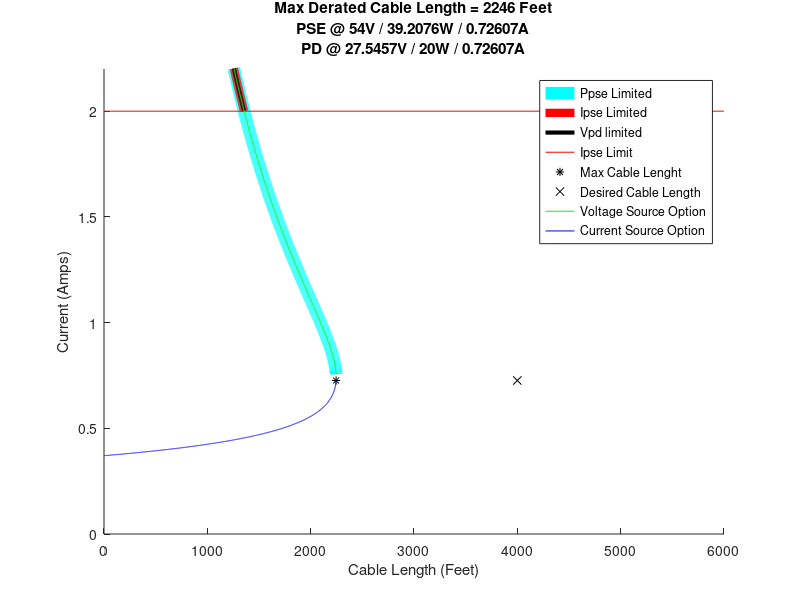
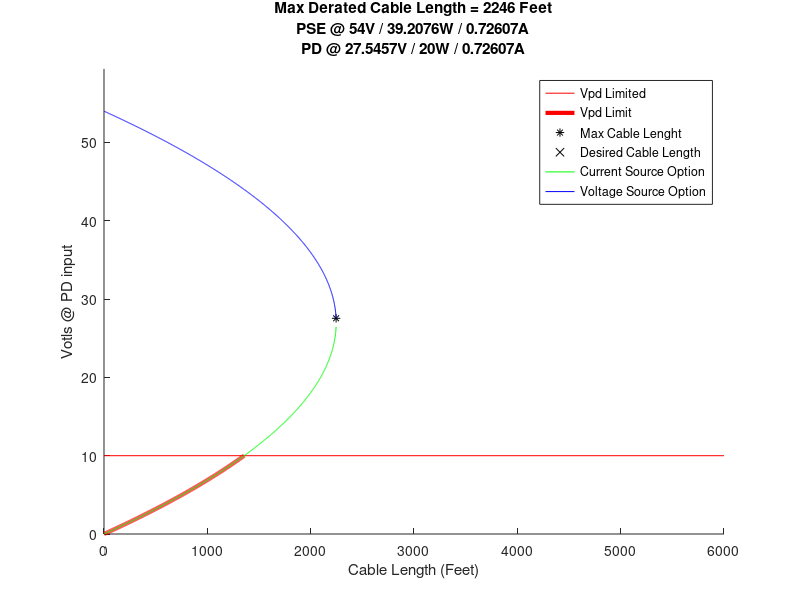
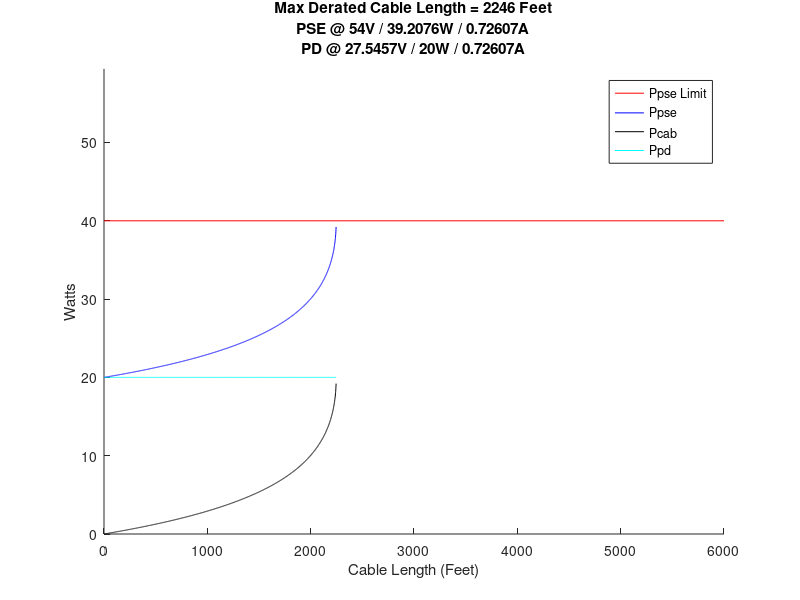

MATLAB code to generate these figures, in order:
% Sensor Power Cable length 
clear
% This is the maximum cable length to calculate for
LcabMax = 6000;

% This is the cable length we would like to achieve
LcabTarget = 4000;

%% Power guaranteed to sensor
%% 802.3AF says:
%%      Class       Min PSE Power       Max PD Power
%%      1           4                   3.84
%%      2           7                   6.49
%%      3,4,or 0    15.4                12.95
%% 802.3AT says:
%%      Class       Min PSE Power       Max PD Power
%%      4           30                  25.5
%Ppd = 8.7;
Ppd = 20;

%% option to power limit the source supply power
PpseMax =40;

%% The voltage of the source power supply
%% POE standard is 48, but we can run up to 56V
%% LTC4266 quad PSE says 45-57V for IEEE type 1 (POE 802.3AF)
%% LTC4266 quad PSE says 51-57V for IEEE type 2 (POE+ 802.3AT)
%% 802.3AF says min PSE voltage = 44 and min MaxCurrent = 0.35 (PSE min power = 15.4W)
%% 802.3AF says min PD voltage = 37 @min MaxCurrent = 12.95W
%% 802.3AT says min PSE voltage = 44 (for type 1) and 50 (for type 2)
%% 802.3AT says min MaxCurrent = 0.6 (PSE min power = 30W for type 2)
%% 802.3AT says min PD voltage = 42.5 (type 2) @min MaxCurrent = 25.5W
%% LTC4269-1 says min startup input voltage = 37.2V
%% LTC4269-1 says max shutdown input voltage = 30V
Vpse = 54;% * 54;  % a 54V supply regulated at +- 5% is 51-57V

%% The minimum voltage at the device required to run
VpdMin = 10; %% no lower than LTC4269-1 min startup input voltage (37.2)



%% This is an arbitrary derating since I can't test all configurations.  I
%% feel OK with this.  The things I worry about are differences in power
%% supply operation and extreamly low temperatures, and power supply
%% derating at high temperatures.  Also, any surge suppression will
%% negatively effect maximum cable runs.
LengthDerating = 0.90;  %%allow 90% Max Length


%% Current limit of source supply
%% LTC4266 quad PSE says:
%%      Class        Icut       Ilim
%%      1            112mA      425mA
%%      2            206mA      425mA
%%      3 or 0       375mA      425mA
%%      4            638mA      850mA
%% POE+ current limit is 600mA
%% POE current limit is 350mA
Ilimit = 2; %%LTC4266 quad PSE says class 4 Icut is 638mA

%% Various cable conductivity from random sources
%% Legend : Resistance      Gauge   Strands/Gauge
%%          28.5 ohms/1kft  24awg solid Belden 74001E industrial ethernet Cat 5E 
%%          26.2 ohms/1kft  24awg solid 
%%          25.67 ohms/1kft 24awg 
%%          16.6 ohms/1kft  22awg   solid
%%          14.7 ohms/1kft  22awg   (7/30)
%%          10.3 ohms/1kft  20awg   (7/28) 
%%           7.3 ohms/1kft  18awg   (7/0.0152) tinned copper - Lake Cable T181PR222PRS/ER-WAV
%%          5.9 ohms/kft    18awg   (7/26) 
%%          3.7 ohms/kft    16awg   (7/24) 
%%          4.35 ohms/kft   16awg   (19x29) Lake Cable SVX162S/485-WAV (Datasheet)
%%          5.15 ohms/kft   16awg   (19x29) Lake Cable SVX162S/485-WAV (Measured)
%%          2.3 ohms/kft    14awg   (7/22)
%%          1.7 ohms/kft    12awg
%%          1.1 ohms/kft    10awg 
%%          0.67 ohms/kft   8awg 
%%          0.47 ohms/kft   6awg
%%          6.4 ohms/kft    18awg solid copper core RG6/RG58(Alpha 9848)
%%          28 ohms/kft     18awg copper coated steel core RG6
%%          2.7 ohms/kft    single copper braid shield RG6
%%          5.0 ohms/kft    single copper braid shield RG6 belden 5339x5 datasheet
%%          2.6 ohms/kft    single copper braid shield RG6 Carol C5761 datasheet
%%          1.7 ohms/kft    dual copper braid shield RG6
%%          9.0 ohms/kft    single aluminum braid shield RG6
%%          4.5 ohms/kft    single copper braid shield RG58(Alpha 9848)
%%          3.7 ohms/kft    aluminum quad shield RG6
%%         28.59 ohms/kft   CAT5 24AWG bare copper
%%         28.59 ohms/kft   CAT5 24AWG bare copper
%%         14.3 ohms/kft    CAT5 24AWG pair (one direction for POE) bare copper
%%	   244 ohms/kft	    RG179 30awg 7x38 silver plated copper covered steel center conductor (belden 83264)
%%	   8.5 ohms/kft	    RG179 shield silver plated copper (belden 83264)
%%	   70.5 ohms/kft    RG179 28.5awg bare copper center conductor (belden 179dt)
%%	   8.0 ohms/kft	    RG179 shield tinned copper with foil (belden 179dt)
%%          14.7 ohms/kft expanse 22 AWG (there are two wires in the twisted pair
%%          4.35 ohms/kft expanse sheild
%%          3.76 ohms/kft expanse 16 AWG

%% used cable conductivity for sending power
RftCab1 = 7.3;%5.15; %%6.4; %% in ohms/1000ft (+DC cable)-- replace with appropriate
                    %% impedance from comment above for selected cable. 
                    %% Standard parallel resistance equation applies for 
                    %% multiple wires
%% used cable conductivity for return path
RftCab2 = 7.3;%5.15; %%2.7; %% in ohms/1000ft (-DC cable)-- replace with appropriate
                    %% impedance from comment above for selected cable. 
                    %% Standard parallel resistance equation applies for 
                    %% multiple wires


%%%%%%%%%%%%%%%%%%%%%%%%%%%%%%%%%%%%%%%%%%%%%%%%%%%%%%%%%%%%%%%%%%%%%%%%%%%%%%
%% End configuration options
%%%%%%%%%%%%%%%%%%%%%%%%%%%%%%%%%%%%%%%%%%%%%%%%%%%%%%%%%%%%%%%%%%%%%%%%%%%%%%


OptionsString = ['LcabMax: ' num2str(LcabMax) char(10)...
                 'LcabTarget: ' num2str(LcabTarget) char(10)...
                 'Ppd: ' num2str(Ppd) char(10)...
                 'PpseMax: ' num2str(PpseMax) char(10)...
                 'Vpse: ' num2str(Vpse) char(10)...
                 'VpdMin: ' num2str(VpdMin) char(10)...
                 'LengthDerating: ' num2str(LengthDerating) char(10)...
                 'Ilimit: ' num2str(Ilimit) char(10)...
                 'RftCab1: ' num2str(RftCab1) char(10)...
                 'RftCab2: ' num2str(RftCab2) char(10)...
                ]

%See notes in OneNote notebook, page titled "Sensor Power Cable Length"

%           I --> 
%    ------Rcab----------
%    |                  |
%    |                  |
%  Vpse                 Rpd  (=Ppd/I^2)
%    |                  |
%    |                  |
%    --------------------

%  Vpse = I*Rcab + I*Rpd
%  Vpse = I*Rcab + Ppd/I
%  Vpse*I = I^2*Rcab + Ppd
%  Rcab*I^2 -Vpse*I + Ppd = 0

%       -b +-(b^2 -4ac)^0.5
%  I = ----------------------
%                2a
%
% where a = Rcab, b = -Vpse, and c = Ppd

RftCab1 = RftCab1 / 1000; % Resistance per foot
RftCab2 = RftCab2 / 1000; % Resistance per foot
RftCab = RftCab1 + RftCab2;

RftCab = RftCab / LengthDerating; %apply length derating as more resistance, could do it a different way

Lcab = (1:1:LcabMax).';
Rcab = Lcab*RftCab;
N = length(Rcab);

Iroots = zeros(N,2);
I.min = zeros(N,1);
I.max = zeros(N,1);
I.realRoots = zeros(N,1);
for i = 1:N
    r = Vpse^2 - 4 * Rcab(i)*Ppd; %(b^2 -4ac)
    if r >= 0
        Iroots(i,:) = (roots([Rcab(i) -Vpse Ppd])).'; %real
    else
        Iroots(i,:) = nan*[0 0]; %imag
    end
    
end
Iroots = sort(Iroots,2); %sort - put small root first
i = find(~isnan(Iroots(:,2))); %real current indexes

[maxCblLen maxCblLenIdx] = max(Lcab(i));
Vcab = Iroots .* repmat(Rcab,1,2);
Pcab = Vcab.^2./repmat(Rcab,1,2);
Vpd = Vpse - Vcab;
Ppd_calc = Vpd.*Iroots;
Ppse = Iroots.*Vpse;
BelowPpseMaxIdx = find(Ppse<=PpseMax);
AbovePpseMaxIdx = find(Ppse>PpseMax);

MaxLenStr = ['Max Derated Cable Length = ' ...
            num2str(maxCblLen) ' Feet' ...
            char(10) ...
            'PSE @ ' num2str(Vpse) 'V / ' ...
            num2str(Ppse(maxCblLenIdx)) 'W / ' ...
            num2str(Iroots(maxCblLenIdx,1)) 'A' ...
            char(10) ...
            'PD @ ' num2str(Vpd(maxCblLenIdx)) 'V / ' ...
            num2str(Ppd) 'W / ' ...
            num2str(Iroots(maxCblLenIdx,1)) 'A'];


figure(11)
clf
hold on;
%find where PpseMax is exceeded
AbovePpseMaxIdx = find(Ppse(:,1)>PpseMax);
plot(Lcab(AbovePpseMaxIdx), Iroots(AbovePpseMaxIdx,1),'linewidth', 9, 'color',[0 1 1]);
AbovePpseMaxIdx = find(Ppse(:,2)>PpseMax);
plot(Lcab(AbovePpseMaxIdx), Iroots(AbovePpseMaxIdx,2),'linewidth', 9, 'color', [0 1 1]);
%find where Ilimit is exceeded
idx1 = find(Iroots(:,1)>Ilimit);
idx2 = find(Iroots(:,2)>Ilimit);
plot(Lcab(idx1),Iroots(idx1,1), 'Color', [1 0 0],'linewidth', 6)
plot(Lcab(idx2),Iroots(idx2,2), 'Color', [1 0 0],'linewidth', 6)
%plot where Vpd is not met
idx1 = find(Vpd(:,1)<VpdMin);
idx2 = find(Vpd(:,2)<VpdMin);
plot(Lcab(idx1),Iroots(idx1,1),'Color', [0 0 0],'linewidth', 3)
plot(Lcab(idx2),Iroots(idx2,2), 'Color', [0 0 0],'linewidth', 3)
%plot Current limit line
plot([Lcab(1) Lcab(end)], [Ilimit Ilimit], 'r')
%plot max and desired cable lenghts
plot(maxCblLen, Iroots(maxCblLenIdx,1),'k*')
[mn, minIdx] = min(abs(Lcab - LcabTarget));
if isnan((Iroots(minIdx,1)))
    plot(LcabTarget, Iroots(maxCblLenIdx,1),'kx')
else
    plot(LcabTarget, Iroots(minIdx,1),'kx')
end
plot(Lcab,Iroots(:,2),'g')
plot(Lcab,Iroots(:,1),'b')
hold off;
xlabel('Cable Length (Feet)');
ylabel('Current (Amps)');
axis([0 LcabMax 0 Ilimit*1.1])
title(MaxLenStr)
legend('Ppse Limited', 'Ipse Limited', 'Vpd limited','Ipse Limit', 'Max Cable Lenght', 'Desired Cable Length', 'Voltage Source Option', 'Current Source Option')

figure(12)
clf
hold on;
%plot Current limit line
plot([Lcab(1) Lcab(end)], [VpdMin VpdMin], 'r')
%find Vpdmin is exceeded
idx1 = find(Vpd(:,1)<VpdMin);
idx2 = find(Vpd(:,2)<VpdMin);
plot(Lcab(idx1),Vpd(idx1,1), 'Color', [1 0 0],'linewidth', 3)
plot(Lcab(idx2),Vpd(idx2,2), 'Color', [1 0 0],'linewidth', 3)
%plot max and desired cable lenghts
plot(maxCblLen, Vpd(maxCblLenIdx,1),'k*')
[mn, minIdx] = min(abs(Lcab - LcabTarget));
plot(LcabTarget, Vpd(minIdx,1),'kx')
plot(Lcab,Vpd(:,2),'g')
plot(Lcab,Vpd(:,1),'b')
% plot(Lcab,Vcab(:,1),'k')
% plot(Lcab,Vcab(:,2),'k')
hold off;
xlabel('Cable Length (Feet)');
ylabel('Votls @ PD input');
axis([0 LcabMax 0 Vpse*1.1])
title(MaxLenStr)
legend('Vpd Limited', 'Vpd Limit', 'Max Cable Lenght', 'Desired Cable Length', 'Current Source Option', 'Voltage Source Option')

figure(13)
clf
hold on;
%plot Current limit line
plot([Lcab(1) Lcab(end)], [PpseMax PpseMax], 'r')
plot(Lcab, Ppse(:,1), 'b')
plot(Lcab, Pcab(:,1), 'k')
plot(Lcab, Ppd_calc(:,1), 'c')
hold off;
xlabel('Cable Length (Feet)');
ylabel('Watts');
axis([0 LcabMax 0 Vpse*1.1])
title(MaxLenStr)
legend('Ppse Limit', 'Ppse' , 'Pcab', 'Ppd')